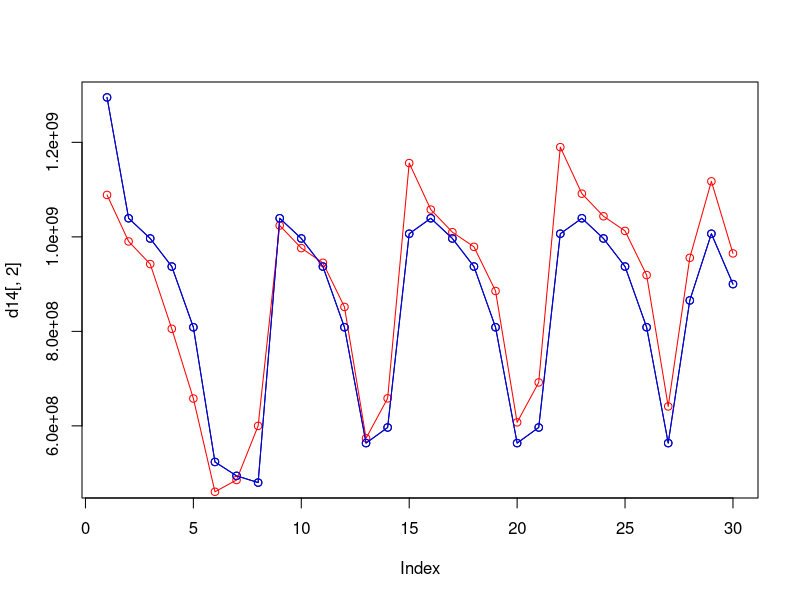

This chart was generated by the following R code: (Note: this script raises an error after producing the figure.)
d2=read.csv("7_2.csv",header=FALSE)
d3=read.csv("7_3.csv",header=FALSE)
d4=read.csv("7_4.csv",header=FALSE)
d5=read.csv("7_5.csv",header=FALSE)
d6=read.csv("7_6.csv",header=FALSE)
d7=read.csv("7_7.csv",header=FALSE)
d8=read.csv("7_8.csv",header=FALSE)
d9=read.csv("7_9.csv",header=FALSE)
d10=read.csv("7_10.csv",header=FALSE)
d11=read.csv("7_11.csv",header=FALSE)
d12=read.csv("7_12.csv",header=FALSE)
d13=read.csv("7_13.csv",header=FALSE)
d14=read.csv("7_14.csv",header=FALSE)
d15=read.csv("7_15.csv",header=FALSE)

myTot=read.csv("offlineAnalysis/myTot.csv",header=FALSE)
plot(d14[,2],type="o")
points(d14[,3],type="o",col="red")
points(d15[,2],type="o",col="blue")


points(finalTot$total_redeem_amt[400:427],type="o",col="blue")

points(finalTot$total_redeem_amt[365:392],type="o",col="blue")
